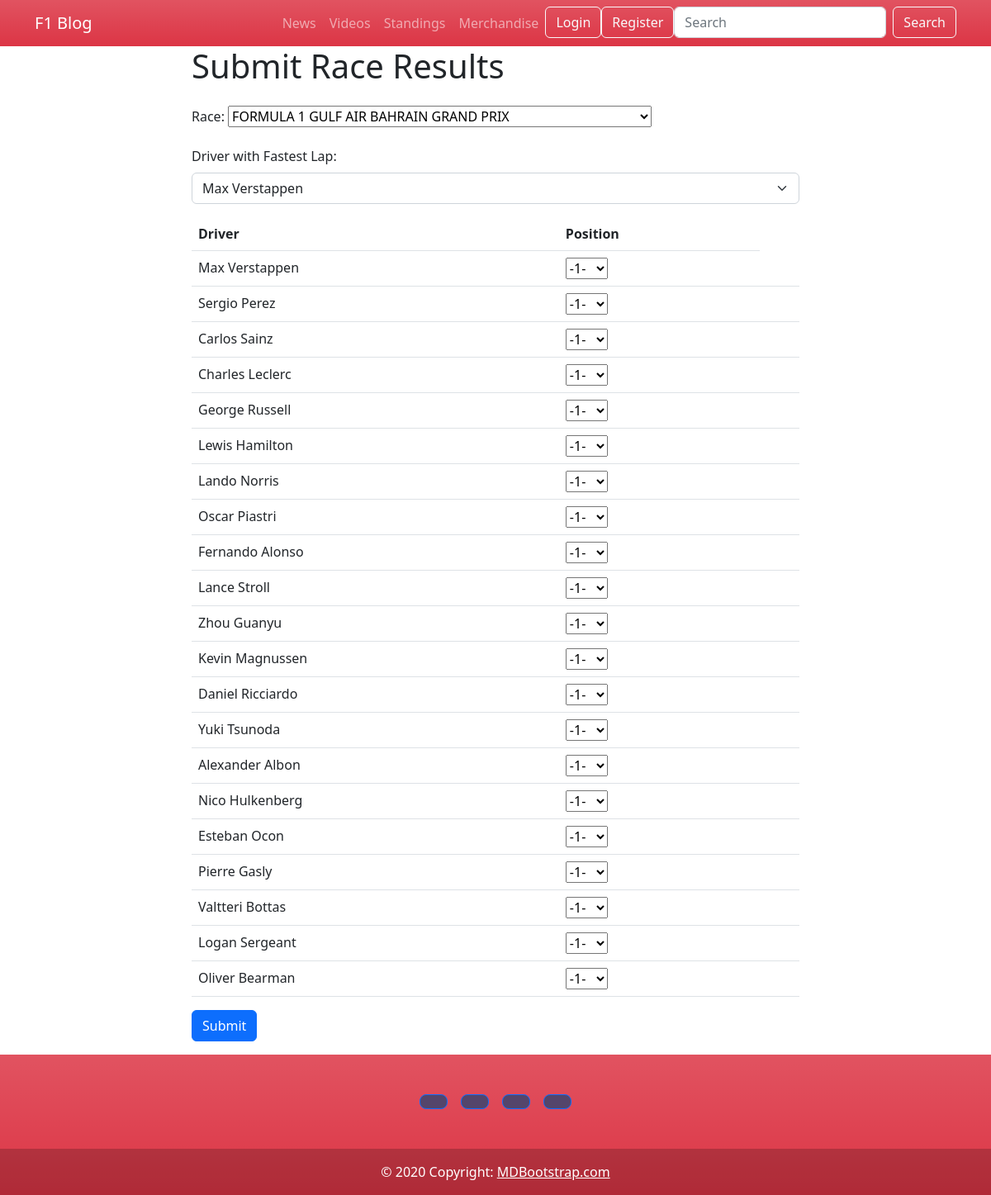
Screenshot of /standings/submit-race-result/ with the database file from the repository.
### f1_blog/standings/models.py (models this page shows, shortened)
class Driver(models.Model):
    name = models.CharField(max_length=100)
    team = models.ForeignKey(Team, on_delete=models.CASCADE, related_name='drivers')
    points = models.IntegerField(default=0)

### f1_blog/standings/views.py (the view)
# urls.py: path('submit-race-result/', submit_race_result, name='submit-race-result'),
def submit_race_result(request):
    races = Race.objects.all()
    drivers = Driver.objects.all()
    if request.method == 'POST':
        form = RaceResultForm(request.POST)
        if form.is_valid():
            race = form.cleaned_data['race']
            fastest_lap_owner = form.cleaned_data['fastest_lap']
            for driver in drivers:
                position = form.cleaned_data[f"driver_{driver.id}"]
                if position:
                    driver_position = int(position)
                    driver_result = RaceResult.objects.create(
                        race=race,
                        driver=driver,
                        position=driver_position,
                        fastest_lap=(driver == fastest_lap_owner)
                    )
                    driver.points += get_points(driver_position)
                    if driver == fastest_lap_owner:
                        driver.points += 1
                    driver.save()
            return redirect('driver-standings')
    else:
        form = RaceResultForm()
    context = {
        'form': form,
        'races': races,
        'drivers': drivers
    }
    return render(request, 'standings/submit_race_result.html', context)

### f1_blog/standings/forms.py
class RaceResultForm(forms.Form):
    race = forms.ModelChoiceField(queryset=Race.objects.all(), empty_label=None)
    fastest_lap = forms.ModelChoiceField(queryset=Driver.objects.all(), empty_label=None, label='Driver with Fastest Lap')
    def __init__(self, *args, **kwargs):
        super(RaceResultForm, self).__init__(*args, **kwargs)
        drivers = Driver.objects.all()
        position_choices = [(i, f"-{i}-") for i in range(1, 21)]
        for driver in drivers:
            field_name = f"driver_{driver.id}"
            self.fields[field_name] = forms.ChoiceField(choices=position_choices, widget=forms.Select(attrs={'class': 'position-select'}), required=False)
            self.fields[field_name].label = driver.name  # Set label to driver's name

### f1_blog/standings/models.py (called while the page is built)
    def __str__(self):
        return self.title

### templates/standings/submit_race_result.html (shortened to what this page needs)
{% extends 'base.html' %}
{% block content %}
<div class="container">
    <div class="row justify-content-center">
        <div class="col-md-8">
            <h1 class="mb-4">Submit Race Results</h1>
            <form method="post" action="{% url 'submit-race-result' %}">
                <div class="mb-3">
                    <label for="id_race" class="form-label">Race:</label>
                    {{ form.race }}
                </div>
                <div class="mb-3">
                    <label for="id_fastest_lap" class="form-label">Driver with Fastest Lap:</label>
                    <select name="fastest_lap" id="id_fastest_lap" class="form-select">
                        {% for driver in drivers %}
                            <option value="{{ driver.id }}">{{ driver.name }}</option>
                        {% endfor %}
                    </select>
                </div>
                <table class="table">
                    <thead>
                        <tr>
                            <th>Driver</th>
                            <th>Position</th>
                        </tr>
                    </thead>
                    <tbody>
                        {% for field in form %}
                            {% if 'driver_' in field.name %}
                                <tr>
                                    <td>{{ field.label }}</td>
                                    <td>{{ field }}</td>
                                    <td>
                                    </td>
                                </tr>
                            {% endif %}
                        {% endfor %}
                    </tbody>
                </table>
                <div class="mb-3">
                    <button type="submit" class="btn btn-primary">Submit</button>
                </div>
            </form>
        </div>
    </div>
</div>
{% endblock %}

### rows the page displays
Driver: label "Max Verstappen"
Driver: label "Sergio Perez"
Driver: label "Carlos Sainz"
Driver: label "Charles Leclerc"
Driver: label "George Russell"
Driver: label "Lewis Hamilton"
Driver: label "Lando Norris"
Driver: label "Oscar Piastri"
Driver: label "Fernando Alonso"
Driver: label "Lance Stroll"
Driver: label "Zhou Guanyu"
Driver: label "Kevin Magnussen"
Driver: label "Daniel Ricciardo"
Driver: label "Yuki Tsunoda"
Driver: label "Alexander Albon"
Driver: label "Nico Hulkenberg"
Driver: label "Esteban Ocon"
Driver: label "Pierre Gasly"
Driver: label "Valtteri Bottas"
Driver: label "Logan Sergeant"
Driver: label "Oliver Bearman"

### other values shown
form field fastest_lap "Max Verstappen"
